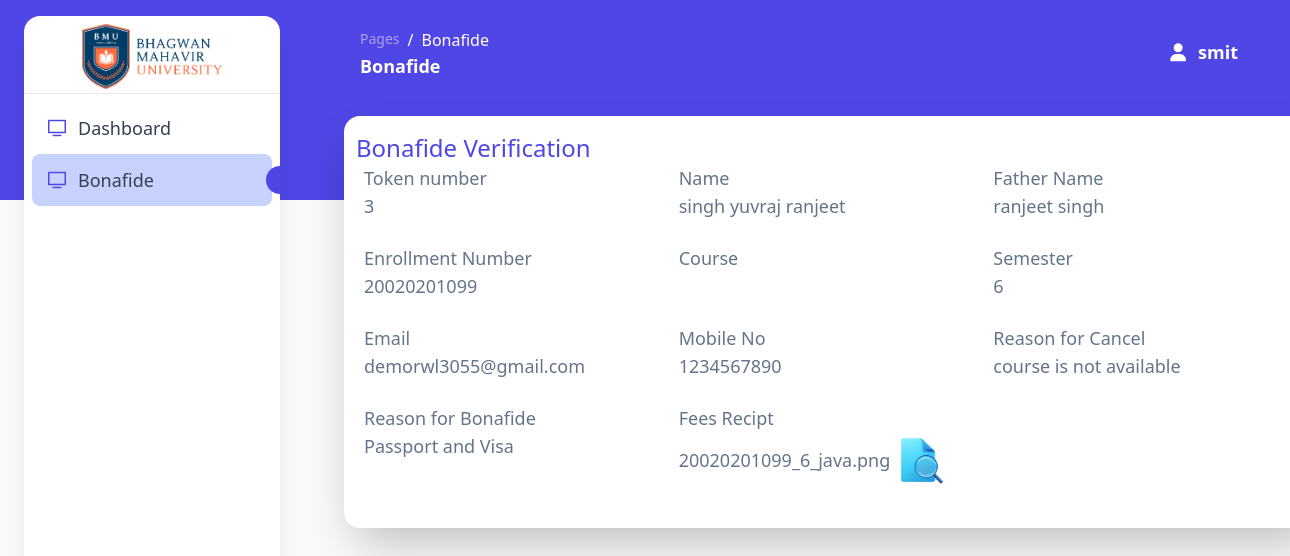
Page /Admin_side/bonafide_verification?verify_id=3 (signed in) on the earlier database version.
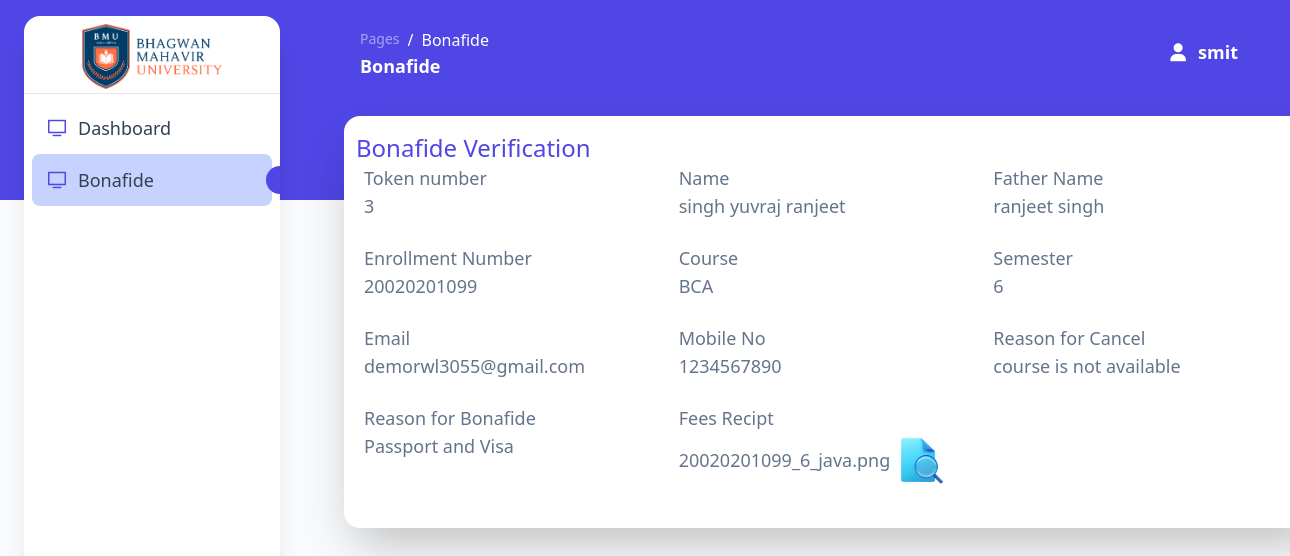
Same page on the later database version.
### tables this page shows
CREATE TABLE IF NOT EXISTS `bonafide` (
  `id` int NOT NULL AUTO_INCREMENT,
  `enrollment_no` varchar(500) NOT NULL,
  `name` varchar(500) NOT NULL,
  `father_name` varchar(500) NOT NULL,
  `course` varchar(500) NOT NULL,
  `semester` varchar(500) NOT NULL,
  `mobile_no` varchar(500) NOT NULL,
  `email` varchar(500) NOT NULL,
  `purpose` varchar(500) NOT NULL,
  `fee_recipt` varchar(500) NOT NULL,
  `remark` varchar(500) NOT NULL,
  `status` varchar(500) NOT NULL DEFAULT 'In Process',
  `verify_flag` tinyint(1) NOT NULL DEFAULT '0',
  `verify_by` varchar(500) NOT NULL,
  `approve_flag` tinyint(1) NOT NULL DEFAULT '0',
  `approve_by` varchar(500) NOT NULL,
  `delever_flag` tinyint(1) NOT NULL DEFAULT '0',
  `print_flag` tinyint(1) NOT NULL DEFAULT '0',
  `apply_date` date NOT NULL,
  `pickup_date` date NOT NULL,
  PRIMARY KEY (`id`)
);

### Admin_side/private/bonafide_server.php (called while the page is built, shortened)
<?php
class Bonafide
{
    function individual_detail($id)
    {
        $con = connect();
        $query = "SELECT * FROM `bonafide` WHERE `id` = '$id'";
        $result = mysqli_query($con, $query);
        return $result;
    }
}
?>

### Admin_side/public/bonafide_verification.php (the view, shortened to what the changed rows need)
<?php
include('private/bonafide_server.php');
$id = $_GET['verify_id'];
$bonafide = new Bonafide;
$bonafide_details = $bonafide->individual_detail($id);
?>
<!DOCTYPE html>
<html>
<head>
  <link href="private/assets/css/nucleo-icons.css" rel="stylesheet" />
  <link href="private/assets/css/nucleo-svg.css" rel="stylesheet" />
  <link rel="stylesheet" href="input.css">
  <script src="https://cdn.tailwindcss.com"></script>
</head>
<body class="m-0 font-sans text-base antialiased font-normal leading-default bg-gray-50 text-slate-500 overflow-hidden">
  <main class="relative h-full max-h-screen transition-all duration-200 ease-in-out xl:ml-68 rounded-xl">
    <div class="w-4/5 px-6 py-8 ml-80">
      <div class="w-full bg-white shadow-2xl rounded-2xl mt-0 py-4">
        <div class="flex flex-col justify-start">
          <h1 class="text-2xl font-medium text-indigo-600 pl-3">Bonafide Verification</h1>
        </div>
        <div class="flex flex-col justify-start px-5">
          <?php
          while ($row = mysqli_fetch_assoc($bonafide_details)) {
          ?>
            <div class="grid grid-cols-3">
              <div class="col-span-1">
                <h1 class="text-lg font-medium">Token number</h1>
                <p class="text-lg">
                  <?php echo $row['id']; ?>
                </p>
              </div>
              <div class="col-span-1">
                <h1 class="text-lg font-medium">Name</h1>
                <p class="text-lg">
                  <?php echo $row['name']; ?>
                </p>
              </div>
              <div class="col-span-1">
                <h1 class="text-lg font-medium">Father Name</h1>
                <p class="text-lg">
                  <?php echo $row['father_name']; ?>
                </p>
              </div>
            </div>
            <div class="grid grid-cols-3 mt-6">
              <div class="col-span-1">
                <h1 class="text-lg font-medium">Enrollment Number</h1>
                <p class="text-lg">
                  <?php echo $row['enrollment_no']; ?>
                </p>
              </div>
              <div class="col-span-1">
                <h1 class="text-lg font-medium">Course</h1>
                <p class="text-lg">
                  <?php echo $row['course']; ?>
                </p>
              </div>
              <div class="col-span-1">
                <h1 class="text-lg font-medium">Semester</h1>
                <p class="text-lg">
                  <?php echo $row['semester']; ?>
                </p>
              </div>
            </div>
            <div class="grid grid-cols-3 mt-6">
              <div class="col-span-1">
                <h1 class="text-lg font-medium">Email</h1>
                <p class="text-lg">
                  <?php echo $row['email']; ?>
                </p>
              </div>
              <div class="col-span-1">
                <h1 class="text-lg font-medium">Mobile No</h1>
                <p class="text-lg">
                  <?php echo $row['mobile_no']; ?>
                </p>
              </div>
              <?php if ($_SESSION['type'] == "Head" && $row['delever_flag'] == 1 || $_SESSION['type'] == "Clerk" && $row['delever_flag'] == 1) { ?>
                <div class="col-span-1">
                  <h1 class="text-lg font-medium">Pickup Date</h1>
                  <p class="text-lg">
                    <?php echo $row['pickup_date']; ?>
                  </p>
                </div>
              <?php } else if (($_SESSION['type'] == "Head" || $_SESSION['type'] == "Clerk") && $row['remark'] != "") { ?>
                <div class="col-span-1">
                  <h1 class="text-lg font-medium">Reason for Cancel</h1>
                  <p class="text-lg">
                    <?php echo $row['remark']; ?>
                  </p>
                </div>
              <?php } ?>
            </div>
            <div class="grid grid-cols-3 mt-6">
              <div class="col-span-1">
                <h1 class="text-lg font-medium">Reason for Bonafide</h1>
                <p class="text-lg">
                  <?php echo $row['purpose']; ?>
                </p>
              </div>
              <div class="col-span-1">
                <h1 class="text-lg font-medium">Fees Recipt</h1>
                <p class="text-lg flex items-center">
                  <?php echo $row['fee_recipt']; ?>
                <a href="private/Fees_recipt/<?php echo $row['fee_recipt']; ?>" target="_blank">
                <abbr title="View"><img src="private/Images/icons8-view-94.png" alt="" class="w-14"></abbr>
                </a>
                </p>
              </div>
            </div>
                </div>
              <?php
            }
              ?>
            </div>
        </div>
  </main>
</body>
</html>

Differences in the rows shown:
changed bonafide "singh yuvraj ranjeet": course (not shown) → "BCA"
